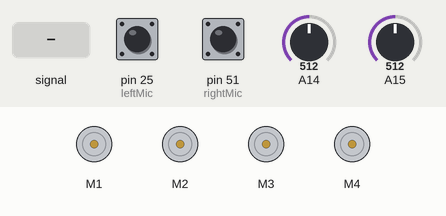
This sketch was run on a simulated Arduino Mega 2560, built with avr-gcc and run on an emulated ATmega2560. Parts: 4 × DC motor (green arrow = forward, orange = backward, longer = faster). Inputs (shaded band) come from the test bench; at power-on: pin 51 (rightMic) LOW, A15 = 512, pin 25 (leftMic) HIGH, A14 = 512.

Above: at 1.2 s.
1.3 s: A15 fed a 2 Hz sine of ±306 counts around its level
At 1.54 s:
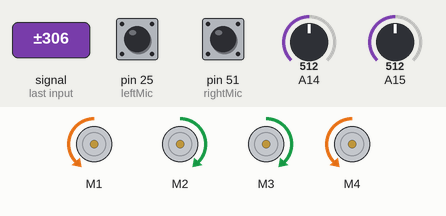
4.3 s: pin 51 (rightMic) pulled HIGH for 3.2 s
9.0 s: A15 set to 716
At 10.3 s:
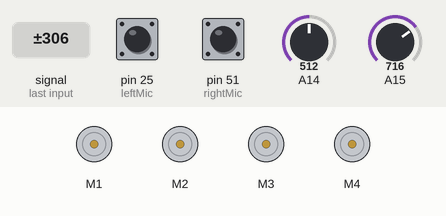
10.6 s: A15 set to 335
12.1 s: A15 set to 305
At 12.5 s:
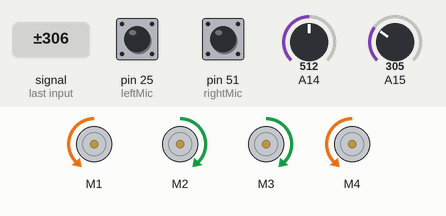
13.6 s: A15 set to 511
At 14.9 s:
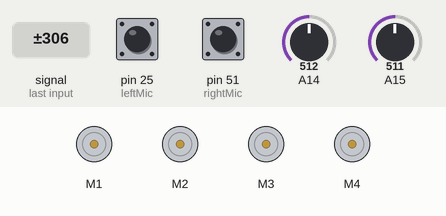
Timing chart, 0 to 16.1 s (numbered marks = the images above; inputs shaded):
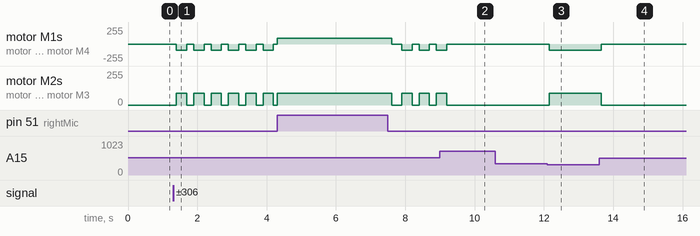

The sketch:

01_Digital_Analog_Mic.ino
```cpp
#include <AFMotor.h>

AF_DCMotor M1(1, MOTOR12_8KHZ); AF_DCMotor M2(2, MOTOR12_8KHZ);
AF_DCMotor M3(3, MOTOR34_8KHZ); AF_DCMotor M4(4, MOTOR34_8KHZ);

//  Analog Mic Variables
const int arrayMax  = 100.0;
short     averageLeft[arrayMax];
short     averageRight[arrayMax];
int       averageIndexNew = 0;
int       averageIndexOld = 1;
float     accLeft = 0;
float     accRight = 0;
float     level = 0;
float     levelAcc = 0;
float     levelLeft = 0;
float     levelRight = 0;
float     left = 0;
float     right = 0;
float     center = 0;

const int rightMic  = 51;
const int leftMic   = 25;

boolean rightVal    = 0;
boolean leftVal     = 0;

boolean goesForward = false;

#define maximum_speed 220

void setup() {
  // put your setup code here, to run once:
  //Serial.begin(38400);
  pinMode(rightMic, INPUT);
  pinMode(leftMic, INPUT);

  for( int i = 0 ; i < arrayMax ; i++ )
 {
         averageLeft[i] = 0;
         averageRight[i] = 0;
 }
}

void loop() {
  // put your main code here, to run repeatedly:
  rightVal  = digitalRead(rightMic);
  leftVal   = digitalRead(leftMic);

 // Serial.print(rightVal);
  //Serial.print("\t\t");
  //Serial.println(leftVal);
  //delay(300);

  averageLeft[averageIndexNew] = analogRead(A14);       //Left Mic
  accLeft += averageLeft[averageIndexNew];
  accLeft -= averageLeft[averageIndexOld];

  averageRight[averageIndexNew] = analogRead(A15);       //Right Mic
  accRight += averageRight[averageIndexNew];
  accRight -= averageRight[averageIndexOld];
  right = (accRight/arrayMax) -  averageRight[averageIndexNew];
  right = abs(right);
  //Serial.print(right);
  //Serial.print("\t\t");
  left = (accLeft/arrayMax) -  averageLeft[averageIndexNew];
  left = abs(left);
  //Serial.print(left);
  //Serial.print("\t\t");

  center += (right * 1.05); // the left sensor is more sensitive than the right sensor (Left: 145mV Right: 138mV 145/138 = 1,05)
  center -= (left) ;
  center /= 1.25;           // divided by 1.25 so Center returns to 0 when it is quite : there is no sound input
  //Serial.println(center);

  // increament Array Index
  averageIndexNew++;
  if (averageIndexNew == arrayMax){  averageIndexNew = 0;}
      averageIndexOld++;
  if (averageIndexOld == arrayMax){  averageIndexOld = 0; }


  if(leftVal == LOW && rightVal == HIGH && center > 7)
  {
    turnRight();
  }
  else if(leftVal == HIGH && rightVal == LOW && center < -7)
  {
    turnLeft();
  }
  else if(leftVal == HIGH && rightVal == HIGH)
  {
    moveForward();
  }
  else
  {
    moveStop();
  }
}

void turnLeft()
{
  M1.run(BACKWARD); M1.setSpeed(90);
  M2.run(FORWARD);  M2.setSpeed(90);
  M3.run(FORWARD);  M3.setSpeed(90);
  M4.run(BACKWARD); M4.setSpeed(90);

  delay(300);

}

void turnRight()
{
  M1.run(FORWARD);   M1.setSpeed(90);
  M2.run(BACKWARD);  M2.setSpeed(90);
  M3.run(BACKWARD);  M3.setSpeed(90);
  M4.run(FORWARD);   M4.setSpeed(90);

  delay(300);
}

void moveForward()
{
    M1.run(FORWARD); M1.setSpeed(90);
    M2.run(FORWARD); M2.setSpeed(90);
    M3.run(FORWARD); M3.setSpeed(90);
    M4.run(FORWARD); M4.setSpeed(90);

  delay(300);
}

void moveStop()
{
  M1.run(RELEASE); M2.run(RELEASE);
  M3.run(RELEASE); M4.run(RELEASE);
}
```

Measured:
- the behaviour switches between 321 and 320 on A15 (found by bisection; images 2 and 3)
- after the input at 1.3 s, motor M1, motor M4: alternates backward 90/255 for 0.30 s and stopped for 0.20 s, starting after 0.10 s; motor M2, motor M3: alternates forward 90/255 for 0.30 s and stopped for 0.20 s, starting after 0.10 s
- after the input at 9.0 s, motor M1–4: goes on until 9.2 s, then stays stopped
- after the input at 10.6 s, every drawn part: stays the same
- after the input at 12.1 s, motor M1, motor M4: stopped → backward 90/255 after 0.06 s; motor M2, motor M3: stopped → forward 90/255 after 0.06 s
- after the input at 13.6 s, motor M1, motor M4: backward 90/255 → stopped after 0.06 s; motor M2, motor M3: forward 90/255 → stopped after 0.06 s
